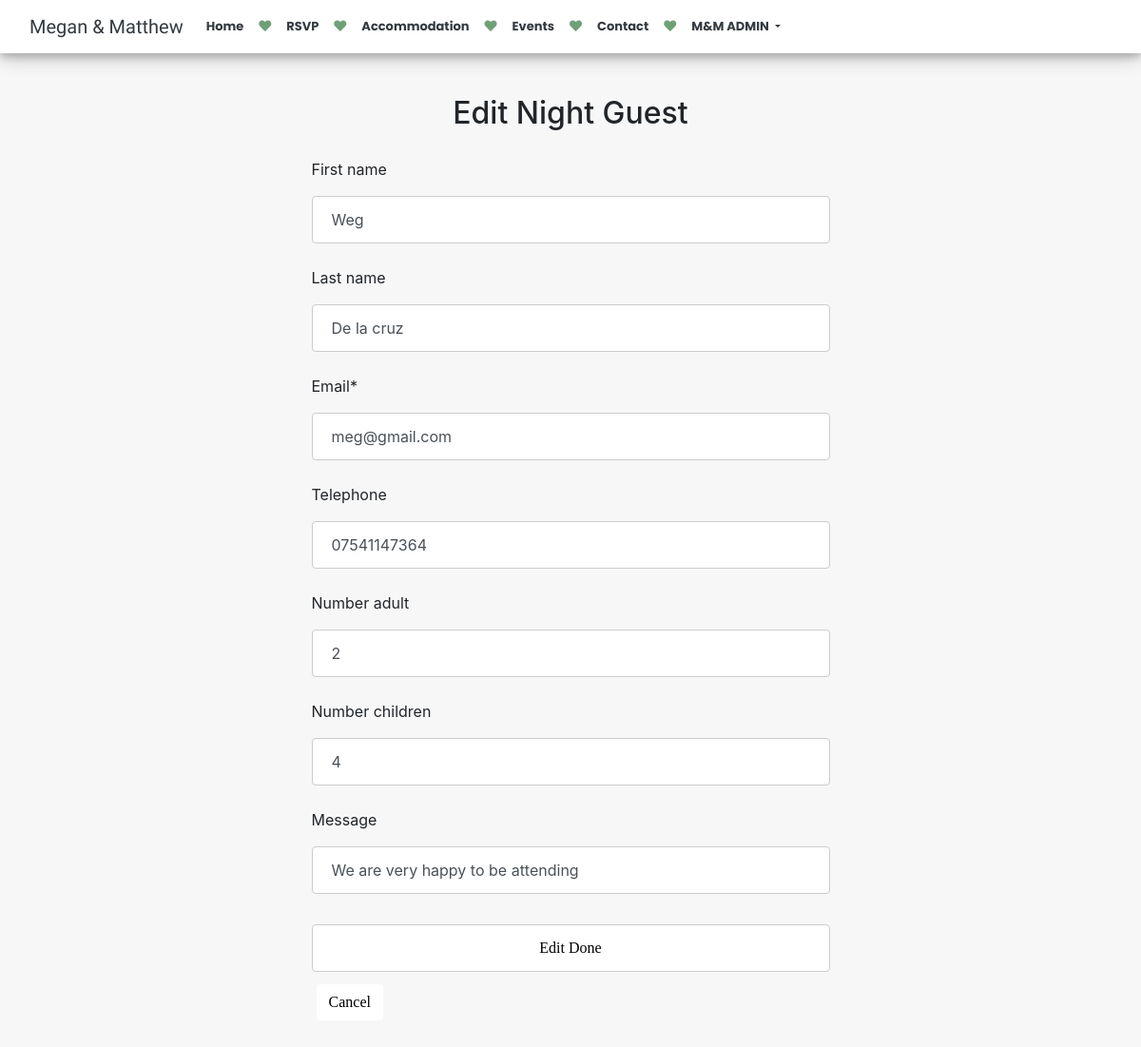
Screenshot of /edit/4/ (signed in) with the database file from the repository.
### megan_wedding/models.py (models this page shows, shortened)
class NightGuest(models.Model):
    first_name = models.CharField(max_length=200, blank=True, null=True)
    last_name = models.CharField(max_length=200, blank=True, null=True)
    email = models.EmailField(max_length=254)
    telephone = models.CharField(max_length=200, blank=True, null=True)
    number_adult = models.IntegerField(blank=True, null=True)
    number_children = models.IntegerField(blank=True, null=True)
    message = models.CharField(max_length=200, blank=True, null=True)

### megan_wedding/views.py (the view)
# urls.py: path('edit/<str:pk>/', views.edit_NightGuest, name="edit"),
@login_required(login_url= 'login')
def edit_NightGuest(request, pk):
    guest = NightGuest.objects.get(id=pk)
    form = NightGuestForm(instance=guest)
    if request.method == 'POST':
        form = NightGuestForm(request.POST, instance=guest)
        if form.is_valid():
            form.save()
        return redirect('night_data')
    context = {'form':form}
    return render(request, 'admin_NightGuest_edit.html', context)

### megan_wedding/forms.py
class NightGuestForm(ModelForm):
    class Meta:
        model = NightGuest
        fields = "__all__"

### templates/admin_NightGuest_edit.html (shortened to what this page needs)
{% extends 'base.html' %}
{% load static %}
{% load crispy_forms_tags %}
{% block content %}
<section>
   <h2 class="guest-data">Edit Night Guest</h2>
	<div class="container-wraper">
	<div class="edit-guest-form">
		<form action="" method="POST" enctype="multipart/form-data">
		{{form|crispy}}
       <input class="btn invite_btn" type="submit" value="Edit Done">
	   </form>
   <div style="margin:5px;">
   <a  href="{% url 'night_data' %}"><button class="btn invite_btn">Cancel</button></a>
   </div>
		</div>
	</div>
</section>
{% endblock content %}

### static/css/base.css (style rules this page uses)
body { background-color:rgb(247, 247, 247); }
* { box-sizing: border-box; }

### static/css/home.css (style rules this page uses)
.invite_btn { background-color:white; color:black; }

### static/css/check_guest.css (style rules this page uses)
.invite_btn { font-family:didot-w01-italic, serif; }

### static/css/night-and-day-guest-edit.css (style rules this page uses)
.edit-guest-form { padding:20px; margin:auto; width:50%; }
.edit-guest-form input { margin:auto; width: 100%; padding: 12px 20px; margin: 8px 0; display: inline-block; border: 1px solid #ccc; border-radius: 4px; box-sizing: border-box; }

### static/css/table_data.css (style rules this page uses)
.guest-data { margin-top:100px; text-align:center; }

### rows the page displays
NightGuest: first_name "Weg", last_name "De la cruz", email "meg@gmail.com", telephone "07541147364", number_adult "2", number_children "4", message "We are very happy to be attending"
